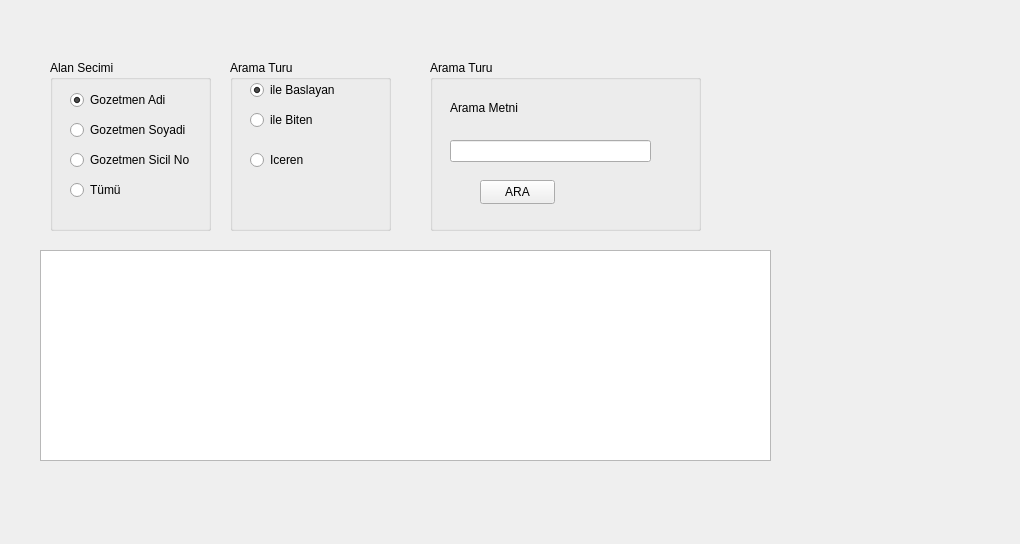
<?xml version="1.0" encoding="UTF-8"?>
<ui version="4.0">
 <class>HastaListeFormu</class>
 <widget class="QWidget" name="HastaListeFormu">
  <property name="geometry">
   <rect>
    <x>0</x>
    <y>0</y>
    <width>1020</width>
    <height>544</height>
   </rect>
  </property>
  <property name="windowTitle">
   <string>Form</string>
  </property>
  <widget class="QGroupBox" name="grpArama_2">
   <property name="geometry">
    <rect>
     <x>230</x>
     <y>60</y>
     <width>161</width>
     <height>171</height>
    </rect>
   </property>
   <property name="title">
    <string>Arama Turu</string>
   </property>
   <widget class="QRadioButton" name="rbIleBaslayan">
    <property name="geometry">
     <rect>
      <x>20</x>
      <y>20</y>
      <width>89</width>
      <height>20</height>
     </rect>
    </property>
    <property name="text">
     <string>ile Baslayan</string>
    </property>
    <property name="checked">
     <bool>true</bool>
    </property>
   </widget>
   <widget class="QRadioButton" name="rbIleBiten">
    <property name="geometry">
     <rect>
      <x>20</x>
      <y>50</y>
      <width>89</width>
      <height>20</height>
     </rect>
    </property>
    <property name="text">
     <string>ile Biten</string>
    </property>
   </widget>
   <widget class="QRadioButton" name="rbIceren">
    <property name="geometry">
     <rect>
      <x>20</x>
      <y>90</y>
      <width>89</width>
      <height>20</height>
     </rect>
    </property>
    <property name="text">
     <string>Iceren</string>
    </property>
   </widget>
  </widget>
  <widget class="QTableWidget" name="tblHastaListesi">
   <property name="geometry">
    <rect>
     <x>40</x>
     <y>250</y>
     <width>731</width>
     <height>211</height>
    </rect>
   </property>
  </widget>
  <widget class="QGroupBox" name="grpArama">
   <property name="geometry">
    <rect>
     <x>50</x>
     <y>60</y>
     <width>161</width>
     <height>171</height>
    </rect>
   </property>
   <property name="title">
    <string>Alan Secimi</string>
   </property>
   <widget class="QRadioButton" name="rbHastaAdi">
    <property name="geometry">
     <rect>
      <x>20</x>
      <y>30</y>
      <width>111</width>
      <height>20</height>
     </rect>
    </property>
    <property name="text">
     <string>Gozetmen Adi</string>
    </property>
    <property name="checked">
     <bool>true</bool>
    </property>
   </widget>
   <widget class="QRadioButton" name="rbTumu">
    <property name="geometry">
     <rect>
      <x>20</x>
      <y>120</y>
      <width>89</width>
      <height>20</height>
     </rect>
    </property>
    <property name="text">
     <string>Tümü</string>
    </property>
   </widget>
   <widget class="QRadioButton" name="rbHastaSoyadi">
    <property name="geometry">
     <rect>
      <x>20</x>
      <y>60</y>
      <width>131</width>
      <height>20</height>
     </rect>
    </property>
    <property name="text">
     <string>Gozetmen Soyadi</string>
    </property>
   </widget>
   <widget class="QRadioButton" name="rbHastaTc">
    <property name="geometry">
     <rect>
      <x>20</x>
      <y>90</y>
      <width>121</width>
      <height>20</height>
     </rect>
    </property>
    <property name="text">
     <string>Gozetmen Sicil No</string>
    </property>
   </widget>
  </widget>
  <widget class="QGroupBox" name="grpArama_3">
   <property name="geometry">
    <rect>
     <x>430</x>
     <y>60</y>
     <width>271</width>
     <height>171</height>
    </rect>
   </property>
   <property name="title">
    <string>Arama Turu</string>
   </property>
   <widget class="QLabel" name="label">
    <property name="geometry">
     <rect>
      <x>20</x>
      <y>40</y>
      <width>81</width>
      <height>16</height>
     </rect>
    </property>
    <property name="text">
     <string>Arama Metni</string>
    </property>
   </widget>
   <widget class="QLineEdit" name="leArama">
    <property name="geometry">
     <rect>
      <x>20</x>
      <y>80</y>
      <width>201</width>
      <height>22</height>
     </rect>
    </property>
   </widget>
   <widget class="QPushButton" name="btnAra">
    <property name="geometry">
     <rect>
      <x>50</x>
      <y>120</y>
      <width>75</width>
      <height>24</height>
     </rect>
    </property>
    <property name="text">
     <string>ARA</string>
    </property>
   </widget>
  </widget>
 </widget>
 <resources/>
 <connections>
  <connection>
   <sender>leArama</sender>
   <signal>textChanged(QString)</signal>
   <receiver>btnAra</receiver>
   <slot>click()</slot>
   <hints>
    <hint type="sourcelabel">
     <x>491</x>
     <y>153</y>
    </hint>
    <hint type="destinationlabel">
     <x>499</x>
     <y>191</y>
    </hint>
   </hints>
  </connection>
 </connections>
</ui>
